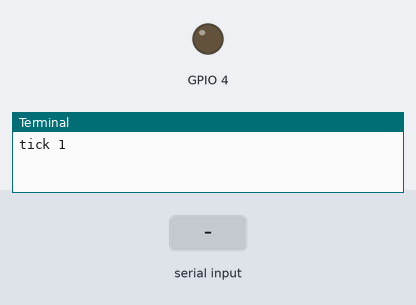
A program run on a simulated Raspberry Pi (BCM pin numbers). On the bench: output pins drawn as LEDs (lit = HIGH), the last lines printed to the terminal. The test bench sets the inputs (shaded band). The interpreter's speed is modelled, so counts of loop turns are approximate.

Above: at 1.2 s.
1.3 s: "1" typed at the terminal, then Enter
At 2.4 s:
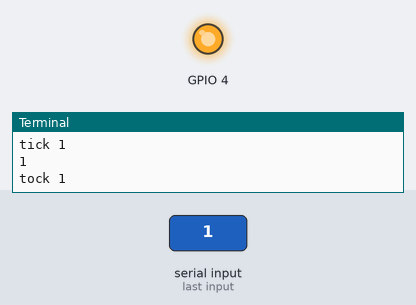
2.8 s: "0" typed at the terminal, then Enter
At 3.5 s:
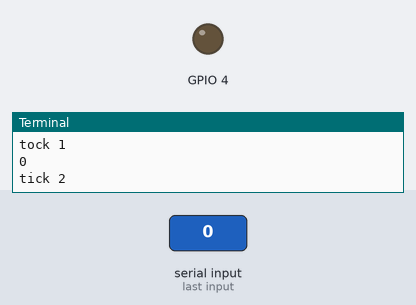
4.3 s: "2" typed at the terminal, then Enter
At 4.7 s:
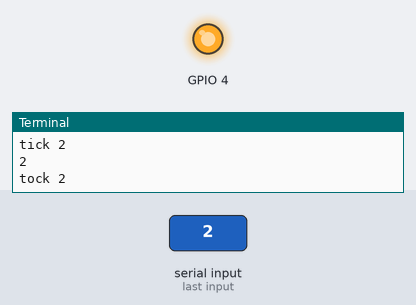
Timing chart, 0 to 7.3 s (numbered marks = the images above; inputs shaded):
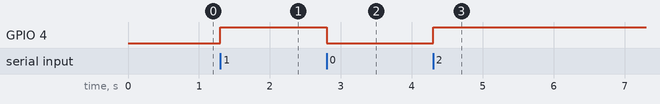

Measured:
- after the input at 1.3 s, GPIO 4: LOW → HIGH at once
- after the input at 2.8 s, GPIO 4: HIGH → LOW at once
- after the input at 4.3 s, GPIO 4: LOW → HIGH at once

The program:

CLK_manual.py
```python
import RPi.GPIO as GPIO
GPIO.setmode(GPIO.BCM)
import time

GPIO.setup(4, GPIO.OUT)

d = 1

while True:
    GPIO.output(4, False)
    input('tick %d'%(d))

    GPIO.output(4, True)
    input('tock %d'%(d))

    d += 1
```
